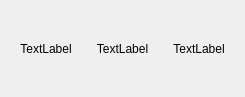
<?xml version="1.0" encoding="UTF-8"?>
<ui version="4.0">
 <class>BluetoothDeviceCell</class>
 <widget class="QWidget" name="BluetoothDeviceCell">
  <property name="geometry">
   <rect>
    <x>0</x>
    <y>0</y>
    <width>245</width>
    <height>97</height>
   </rect>
  </property>
  <property name="windowTitle">
   <string>Form</string>
  </property>
  <layout class="QGridLayout" name="gridLayout">
   <item row="0" column="0">
    <layout class="QHBoxLayout" name="horizontalLayout">
     <item>
      <widget class="QLabel" name="nameLabel">
       <property name="text">
        <string>TextLabel</string>
       </property>
       <property name="alignment">
        <set>Qt::AlignCenter</set>
       </property>
      </widget>
     </item>
     <item>
      <widget class="QLabel" name="addrLabel">
       <property name="text">
        <string>TextLabel</string>
       </property>
       <property name="alignment">
        <set>Qt::AlignCenter</set>
       </property>
      </widget>
     </item>
     <item>
      <widget class="QLabel" name="rssiLabel">
       <property name="text">
        <string>TextLabel</string>
       </property>
       <property name="alignment">
        <set>Qt::AlignCenter</set>
       </property>
      </widget>
     </item>
    </layout>
   </item>
  </layout>
 </widget>
 <resources/>
 <connections/>
</ui>
